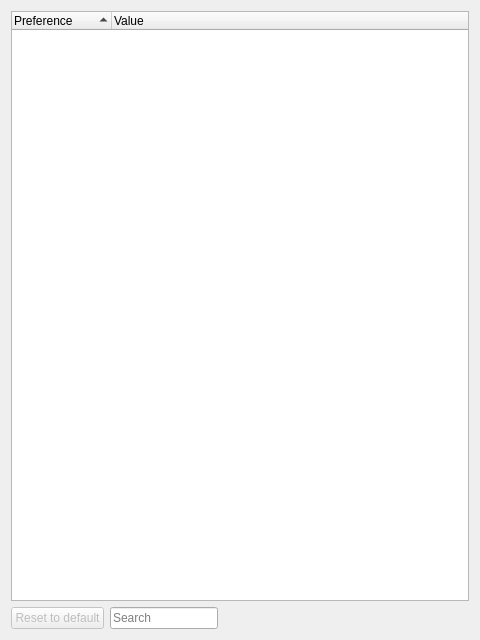
<?xml version="1.0" encoding="UTF-8"?>
<ui version="4.0">
 <class>AdvancedPreferencesWidget</class>
 <widget class="QWidget" name="AdvancedPreferencesWidget">
  <property name="geometry">
   <rect>
    <x>0</x>
    <y>0</y>
    <width>480</width>
    <height>640</height>
   </rect>
  </property>
  <property name="windowTitle">
   <string>Form</string>
  </property>
  <layout class="QGridLayout" name="gridLayout">
   <item row="1" column="0">
    <layout class="QHBoxLayout" name="optionsButton">
     <item>
      <widget class="QPushButton" name="resetToDefaultButton">
       <property name="enabled">
        <bool>false</bool>
       </property>
       <property name="text">
        <string>Reset to default</string>
       </property>
      </widget>
     </item>
     <item>
      <widget class="QLineEdit" name="searchLineEdit">
       <property name="sizePolicy">
        <sizepolicy hsizetype="Maximum" vsizetype="Fixed">
         <horstretch>0</horstretch>
         <verstretch>0</verstretch>
        </sizepolicy>
       </property>
       <property name="placeholderText">
        <string>Search</string>
       </property>
      </widget>
     </item>
     <item>
      <spacer name="horizontalSpacer">
       <property name="orientation">
        <enum>Qt::Horizontal</enum>
       </property>
       <property name="sizeHint" stdset="0">
        <size>
         <width>40</width>
         <height>20</height>
        </size>
       </property>
      </spacer>
     </item>
    </layout>
   </item>
   <item row="0" column="0">
    <widget class="Ms::PreferencesListWidget" name="treePreferencesWidget">
     <property name="accessibleName">
      <string>Advanced preferences</string>
     </property>
     <property name="accessibleDescription">
      <string>Access to more advanced preferences</string>
     </property>
     <property name="horizontalScrollBarPolicy">
      <enum>Qt::ScrollBarAlwaysOff</enum>
     </property>
     <property name="alternatingRowColors">
      <bool>true</bool>
     </property>
     <property name="selectionMode">
      <enum>QAbstractItemView::ExtendedSelection</enum>
     </property>
     <property name="uniformRowHeights">
      <bool>true</bool>
     </property>
     <property name="sortingEnabled">
      <bool>true</bool>
     </property>
     <property name="allColumnsShowFocus">
      <bool>true</bool>
     </property>
     <property name="columnCount">
      <number>2</number>
     </property>
     <attribute name="headerCascadingSectionResizes">
      <bool>true</bool>
     </attribute>
     <attribute name="headerMinimumSectionSize">
      <number>100</number>
     </attribute>
     <column>
      <property name="text">
       <string notr="true">Preference</string>
      </property>
     </column>
     <column>
      <property name="text">
       <string notr="true">Value</string>
      </property>
     </column>
    </widget>
   </item>
  </layout>
 </widget>
 <customwidgets>
  <customwidget>
   <class>Ms::PreferencesListWidget</class>
   <extends>QTreeWidget</extends>
   <header>preferenceslistwidget.h</header>
  </customwidget>
 </customwidgets>
 <resources/>
 <connections/>
</ui>
